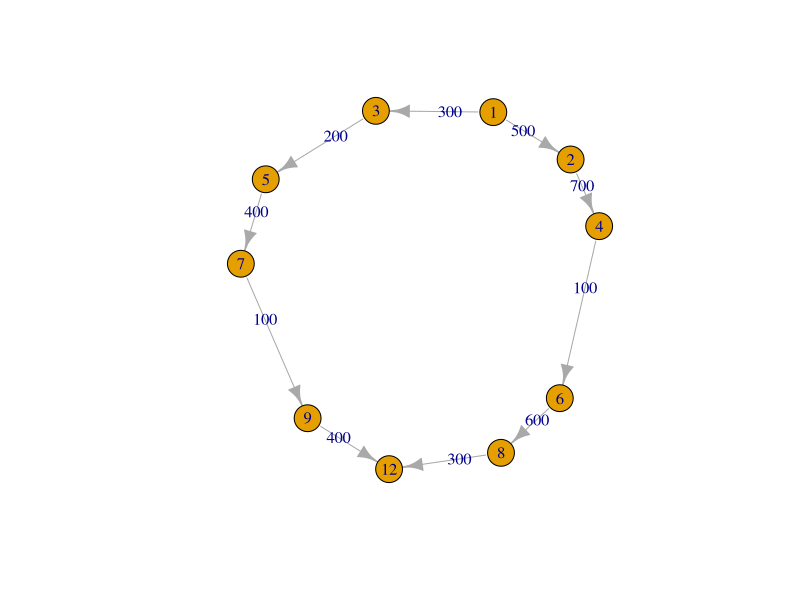

Write R code to recreate this figure.
# Load the igraph package
library(igraph)

# Create a data frame for edges (replace with your actual data)
edges <- data.frame(from=c("1", "1", "2", "3", "4", "5", "6", "7", "8", "9"),  
                    to=c("2", "3", "4", "5", "6", "7", "8", "9", "12", "12"),  
                    weight=c(500, 300, 700, 200, 100, 400, 600, 100, 300, 400))  # Example costs (replace with actual)

# Create the directed graph object from the data (ensure character vertex names)
g <- graph_from_data_frame(edges, directed=TRUE)

# Ensure that all influencers are represented as vertices (nodes)
V(g)$name  # Check the nodes (influencers)

# Plot the graph to visualize it
plot(g, vertex.label=V(g)$name, edge.label=E(g)$weight)

# Find the shortest path from Influencer 1 to Influencer 12
shortest_path <- shortest_paths(g, from="1", to="12", weights=E(g)$weight)

# Display the shortest path
print(shortest_path)

# Calculate the total cost of the shortest path
total_cost <- 0

# Loop through the shortest path and sum the weights of the edges between consecutive vertices
for (i in 1:(length(shortest_path$vpath[[1]]) - 1)) {
  # Get the edge between consecutive vertices
  from_vertex <- shortest_path$vpath[[1]][i]
  to_vertex <- shortest_path$vpath[[1]][i + 1]
  
  # Get the edge using igraph's .from() and .to() for edge selection
  edge_index <- E(g)[.from(from_vertex) & .to(to_vertex)]
  
  # Sum the weights of the edges
  total_cost <- total_cost + edge_index$weight
}

# Print the total cost of the shortest path
print(paste("Total Cost: ", total_cost))
